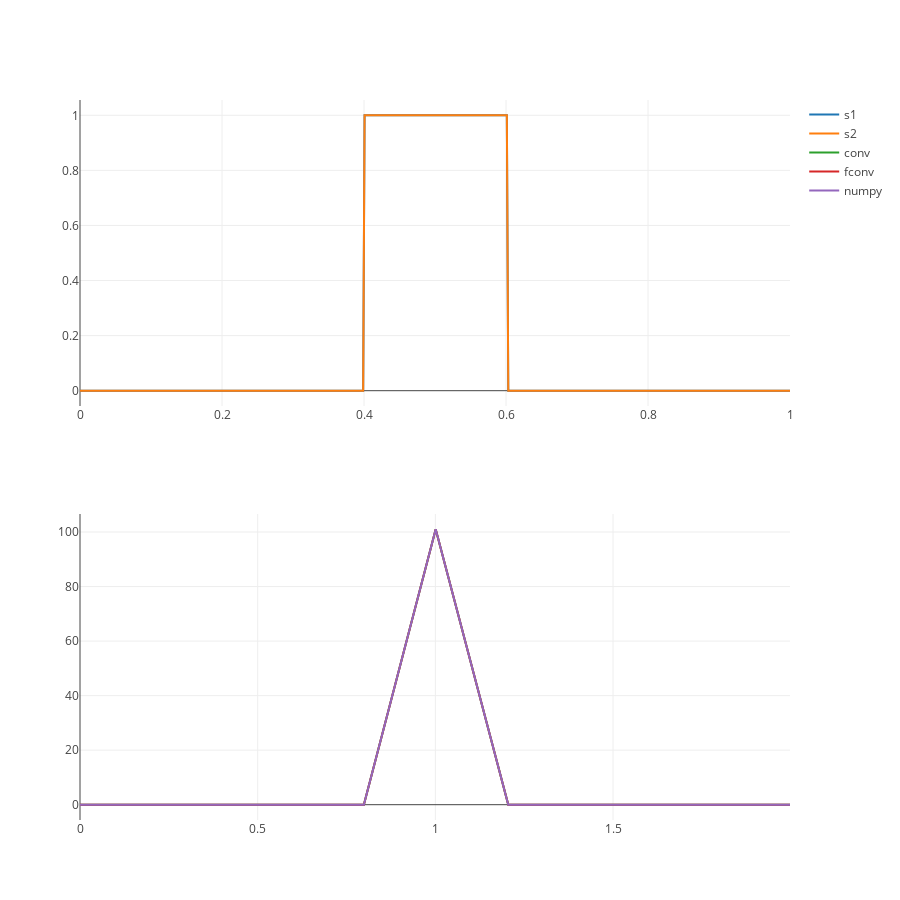

Notebook code for this chart:
### Code cell
N = 500
T = 1.0 # s

t = np.linspace(0, T, N)
t_ext = np.linspace(0, 2 * T - T / N, 2 * N - 1)
s1 = [0 if i < 200 or i > 300 else 1 for i in range(N)]
s2 = [0 if i < 200 or i > 300 else 1 for i in range(N)]

conv = convolve(s1, s2)
fconv = fconvolve(s1, s2)
npconv = np.convolve(s1, s2)

print_mse(conv, fconv, 'conv/fconv')
print_mse(conv, npconv, 'conv/npconv')
print_mse(fconv, npconv, 'fconv/npconv')

tr_signal1 = go.Scatter(
    x = t,
    y = s1,
    name='s1'
)

tr_signal2 = go.Scatter(
    x = t,
    y = s2,
    name='s2'
)

tr_conv = go.Scatter(
    x = t_ext,
    y = conv,
    name='conv'
)

tr_fconv = go.Scatter(
    x = t_ext,
    y = fconv.real,
    name='fconv'
)

tr_npconv = go.Scatter(
    x = t_ext,
    y = npconv.real,
    name='numpy'
)

fig = py.tools.make_subplots(rows = 2, cols = 1)

fig['layout'].update(height=900, width=900)

fig.append_trace(tr_signal1, 1, 1)
fig.append_trace(tr_signal2, 1, 1)
fig.append_trace(tr_conv, 2, 1)
fig.append_trace(tr_fconv, 2, 1)
fig.append_trace(tr_npconv, 2, 1)

py.offline.iplot(fig)

### Figure 1 — Plotly figure (JSON) as saved in the notebook; plotly's stock layout.template omitted (floating-point values rounded to 4 significant figures; data arrays with more than 128 entries replaced by an {"elided": "..."} marker saying what was removed)
{"data": [{"name": "s1", "type": "scatter", "x": {"elided": "500 float values"}, "xaxis": "x1", "y": {"elided": "500 int values"}, "yaxis": "y1"}, {"name": "s2", "type": "scatter", "x": {"elided": "500 float values"}, "xaxis": "x1", "y": {"elided": "500 int values"}, "yaxis": "y1"}, {"name": "conv", "type": "scatter", "x": {"elided": "999 float values"}, "xaxis": "x2", "y": {"elided": "999 int values"}, "yaxis": "y2"}, {"name": "fconv", "type": "scatter", "x": {"elided": "999 float values"}, "xaxis": "x2", "y": {"elided": "999 float values"}, "yaxis": "y2"}, {"name": "numpy", "type": "scatter", "x": {"elided": "999 float values"}, "xaxis": "x2", "y": {"elided": "999 int values"}, "yaxis": "y2"}], "layout": {"height": 900, "width": 900, "xaxis1": {"anchor": "y1", "domain": [0, 1]}, "xaxis2": {"anchor": "y2", "domain": [0, 1]}, "yaxis1": {"anchor": "x1", "domain": [0.575, 1]}, "yaxis2": {"anchor": "x2", "domain": [0, 0.425]}}}
